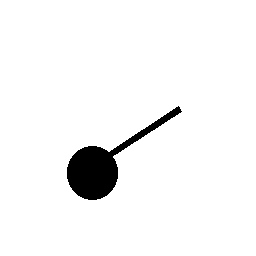
//> input picture ballbar.bmp, 256 x 256 px
$ ./main   (built with g++ and OpenCV 4)
//> lines starting //> are read from the running program, lines starting //| are printed output that depends on the picture; after the words box and inside, x2 and y2 are one past the last pixel; in counts of white or black regions, pixels touching at a corner belong together
#include <iostream>
#include <opencv2/opencv.hpp>

using namespace cv;
using namespace std;

int main(int, char**) {
    std::cout << "Exercise 3_2, OpenCV version: " << CV_VERSION << std::endl;

    Mat src = imread("../ballbar.bmp",IMREAD_GRAYSCALE);
//> src: 256 rows x 256 cols, CV_8UC1; 95.9% white; 1 black region, box (x1, y1, x2, y2) and area: (67, 106, 182, 200) 2692
    if(!src.data) {
        std::cout << "Could not open image!" << CV_VERSION << std::endl;
    }
    else {
        // Show the Original image
        imshow("Original image",src);
        moveWindow("Original image", 50, 100);

        // Create bit image
        Mat dst = src.clone();
        // Threshold
        threshold(src,dst,130,255,THRESH_BINARY_INV);
        // Show the Threshold image
        imshow("Threshold",dst);
        moveWindow("Threshold", 400, 100);

        Mat morph_img = dst.clone();
        Mat kernel = getStructuringElement(MORPH_ELLIPSE, Size(15,15));
        morphologyEx( dst, morph_img, MORPH_OPEN, kernel);
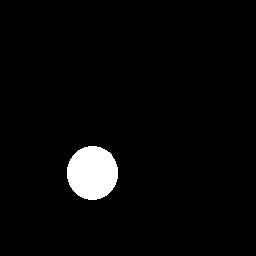
//> morph_img: 256 rows x 256 cols, CV_8UC1; 3.3% white; 1 white region, box (x1, y1, x2, y2) and area: (67, 146, 118, 200) 2173

        // Show the opening image
        imshow("Opening",morph_img);
        moveWindow("Opening", 750, 100);
        Mat result = src.clone();
        result = dst - morph_img;
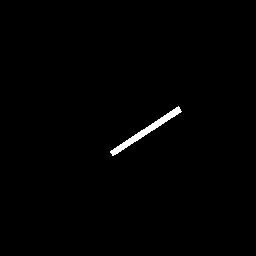
//> result: 256 rows x 256 cols, CV_8UC1; 0.79% white; 1 white region, box (x1, y1, x2, y2) and area: (110, 106, 182, 156) 519

        // Show the inverse opening image
        bitwise_not(morph_img,morph_img);
        imshow("Inv Opening",morph_img);
        moveWindow("Inv Opening", 1100, 100);

        // Show the Result image
        imshow("Result",result);
        moveWindow("Result", 1400, 100);

        // Show the inverse Result image
        bitwise_not(result,result);
        imshow("Inv Result",result);
        moveWindow("Inv Result", 1700, 100);

        // Wait for a key press, then kill all windows
        cv::waitKey(0);
        cv::destroyAllWindows();

        std::cout << "Done!" << std::endl;

    }

    return 0;
}

$ run again, with bars.bmp copied over ballbar.bmp
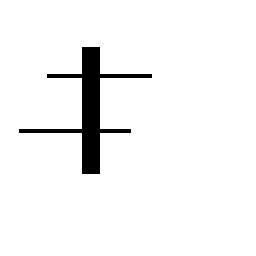
//> input picture bars.bmp, 256 x 256 px
//> src: 256 rows x 256 cols, CV_8UC1; 95.4% white; 1 black region, box (x1, y1, x2, y2) and area: (19, 47, 152, 174) 3010
//> `morphologyEx( dst, morph_img, MORPH_OPEN, kernel);`:
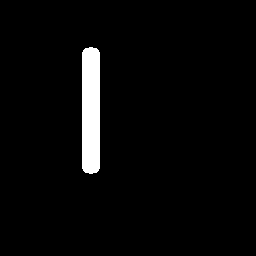
//> morph_img: 256 rows x 256 cols, CV_8UC1; 3.4% white; 1 white region, box (x1, y1, x2, y2) and area: (82, 47, 100, 174) 2230
//> `result = dst - morph_img;`:
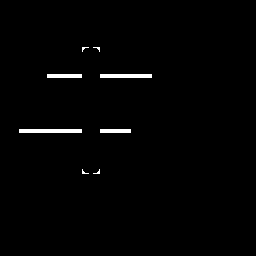
//> result: 256 rows x 256 cols, CV_8UC1; 1.2% white; 8 white regions (4 under 20 px), largest, box (x1, y1, x2, y2) and area: (19, 129, 82, 133) 252, (100, 74, 152, 78) 208, (47, 74, 82, 78) 140, (100, 129, 131, 133) 124
